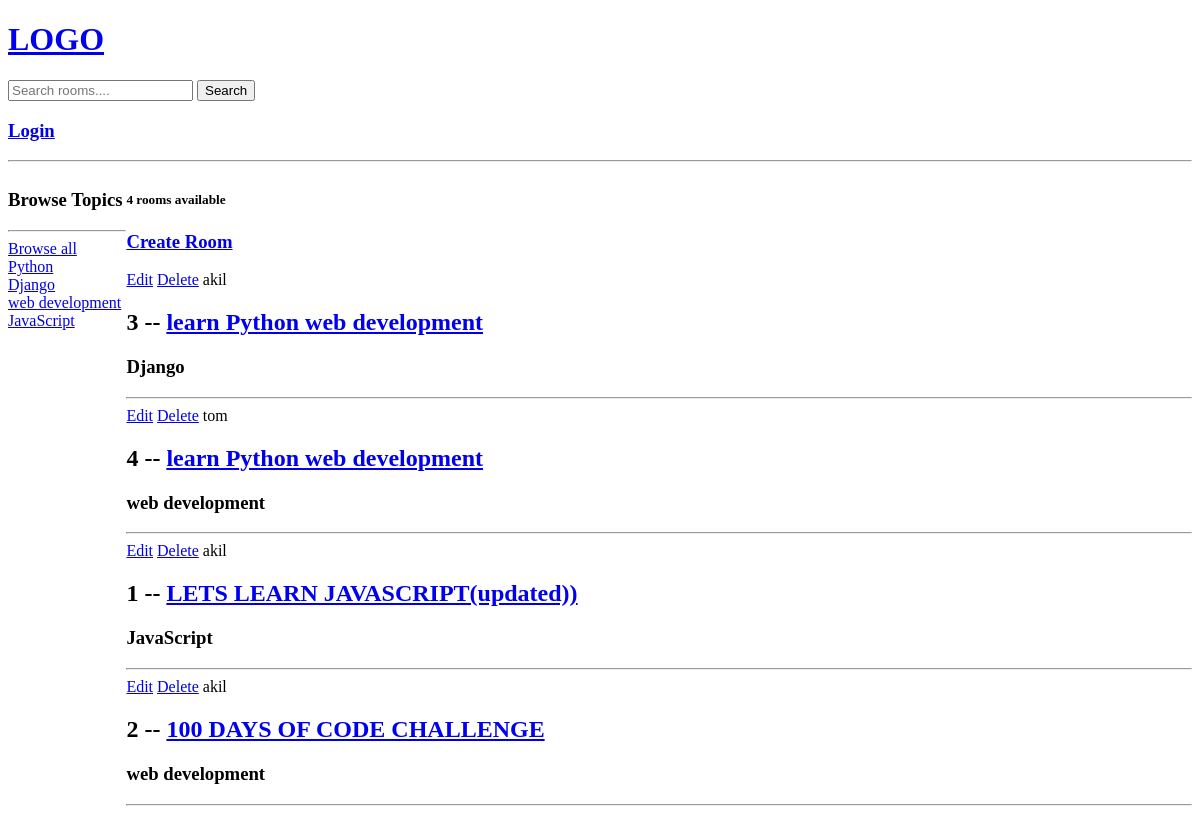
/, run on an earlier commit of the app's database.
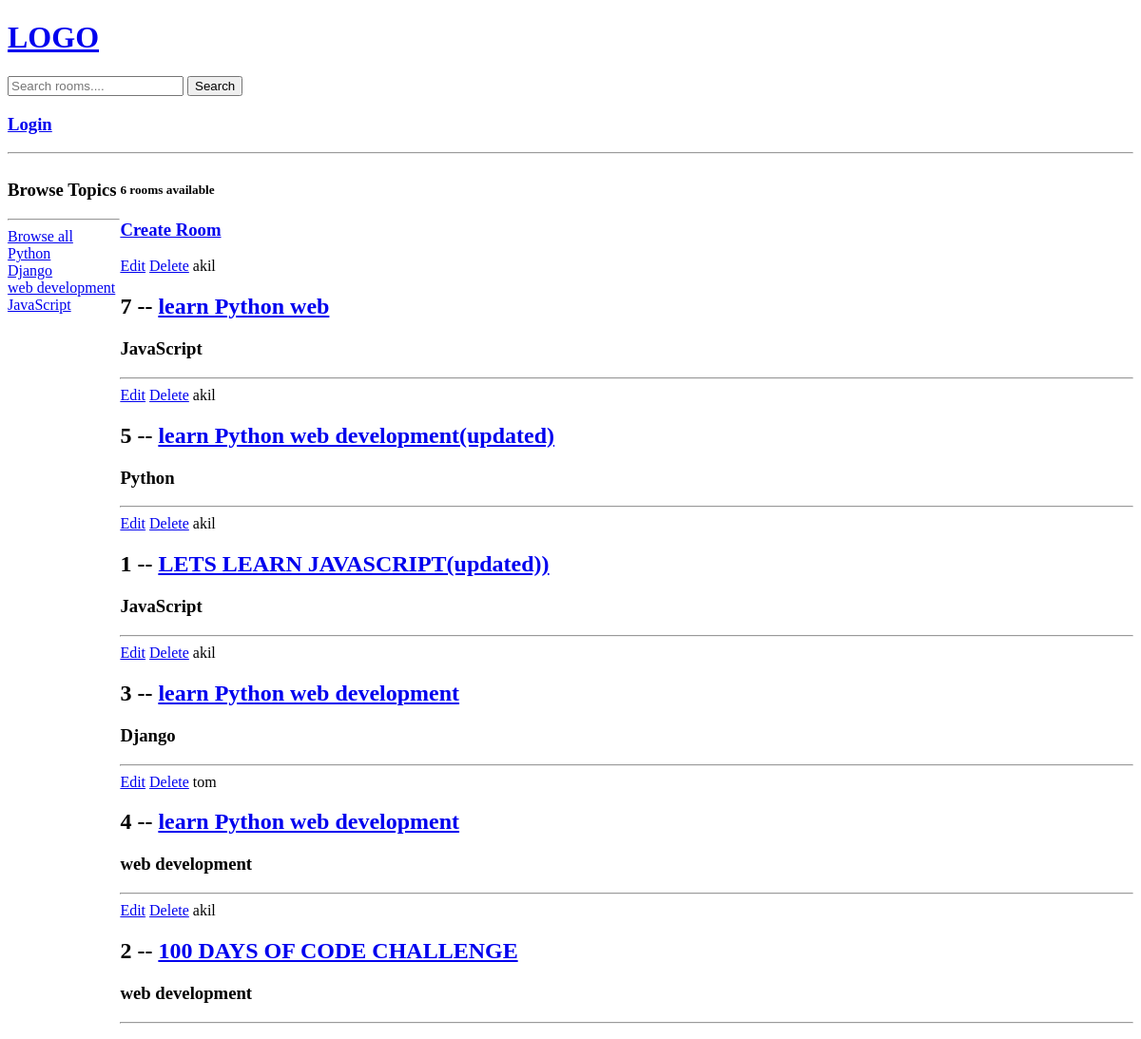
And on a later commit of the database.
### base/models.py (models this page shows, shortened)
class Topic(models.Model):
    name = models.CharField(max_length=200)

class Room(models.Model):
    host = models.ForeignKey(User,on_delete=models.SET_NULL,null=True)
    topic = models.ForeignKey(Topic,on_delete=models.SET_NULL,null=True)
    name =models.CharField(max_length=200)
    description = models.TextField(null = True,blank =True)
    updated = models.DateTimeField(auto_now = True)
    created = models.DateTimeField(auto_now_add = True)
    class Meta:
        ordering =['-updated', '-created']

### base/views.py (the view)
# urls.py: 2. Add a URL to urlpatterns:  path('', views.home, name='home')
def home(request):
    q = request.GET.get('q','') if request.GET.get('q') != None else ' '
    rooms = Room.objects.filter(
    Q(topic__name__icontains=q) |
    Q(name__icontains=q) |
    Q(description__icontains=q)
)
    topic = Topic.objects.all()
    room_count = rooms.count()
    return render(request, 'base/home.html',{'rooms':rooms,
                                            'topics':topic,'room_count':room_count})

### base/templates/base/home.html (shortened to what this page needs)
{% extends 'main.html' %}
{% block content %}
<div class="home-container">
    <div>
        <h3>Browse Topics</h3>
        <hr>
        <a href="{% url 'home' %}">Browse all</a>
        {% for topic in topics %}
        <div>
            <a href="{% url 'home' %}?q={{ topic.name }}">{{ topic.name }}</a>
        </div>
        {% endfor %}
    </div>
    <div>
        <h5>{{room_count}} rooms available</h5>
        <h3><a href="{% url 'create-room' %}">Create Room</a></h3>
        <div>
            {% for room in rooms %}
            <div>
                <a href="{% url 'update-room' room.id %}">Edit</a>
                <a href="{% url 'delete-room' room.id %}">Delete</a>
                <span>{{ room.host.username|safe }}</span>
                <h2>{{ room.id }} -- <a href="{% url 'room' room.id %}">{{ room.name }}</a></h2>
                <h3>{{ room.topic.name }}</h3>
            </div>
            <hr>
            {% endfor %}
        </div>
    </div>
</div>
{% endblock %}

### templates/main.html (shortened to what this page needs)
<!DOCTYPE html>
<html lang="en">
<head>
</head>
<body>
    {% include 'navbar.html' %}
    {% block content %}
    {% endblock %}
</body>
</html>

### templates/navbar.html
<a href="/">
    <h1>LOGO</h1>
</a>
<form method="GET" action="{% url 'home' %}">
    <input type="text" name="q" placeholder="Search rooms...." />
    <input type="submit" value="Search" />
</form>
{% if request.user.is_authenticated %}
<a href="{% url 'logout' %}">Logout</a>
{% else %}
<h3><a href="{% url 'login' %} "> Login </a></h3>
{% endif %}
<hr>

### base/templates/base/home.html (style rules this page uses)
.home-container { display: grid; grid-template-columns: 1fr 9fr; }

What changed in the data, as far as the page shows it:
added Room: host.username "akil", id "7", name "learn Python web", topic.name "JavaScript"
added Room: host.username "akil", id "5", name "learn Python web development(updated)", topic.name "Python"
changed Room "LETS LEARN JAVASCRIPT(updated))": moves up the list
Also different on the page:
{{ room_count }}: "4" → "6"
